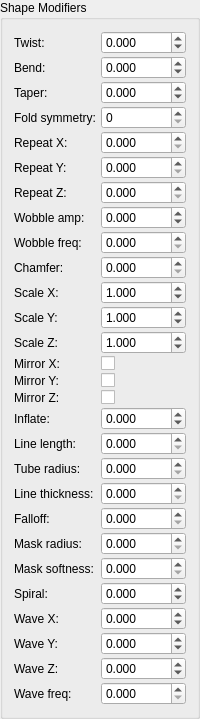
               <widget class="QGroupBox" name="groupBox_fake_lights_shape_modifiers">
                <property name="title">
                 <string>Shape Modifiers</string>
                </property>
                <layout class="QGridLayout" name="gridLayout_shape_modifiers">
                 <property name="spacing">
                  <number>2</number>
                 </property>
                 <item row="0" column="0">
                  <widget class="QLabel" name="label_shape_twist">
                   <property name="text">
                    <string>Twist:</string>
                   </property>
                  </widget>
                 </item>
                 <item row="0" column="1">
                  <widget class="MyDoubleSpinBox" name="spinbox_fake_lights_shape_twist">
                   <property name="decimals">
                    <number>3</number>
                   </property>
                   <property name="minimum">
                    <double>-1000.000000000000000</double>
                   </property>
                   <property name="maximum">
                    <double>1000.000000000000000</double>
                   </property>
                   <property name="singleStep">
                    <double>0.010000000000000</double>
                   </property>
                  </widget>
                 </item>
                 <item row="1" column="0">
                  <widget class="QLabel" name="label_shape_bend">
                   <property name="text">
                    <string>Bend:</string>
                   </property>
                  </widget>
                 </item>
                 <item row="1" column="1">
                  <widget class="MyDoubleSpinBox" name="spinbox_fake_lights_shape_bend">
                   <property name="decimals">
                    <number>3</number>
                   </property>
                   <property name="minimum">
                    <double>-1000.000000000000000</double>
                   </property>
                   <property name="maximum">
                    <double>1000.000000000000000</double>
                   </property>
                   <property name="singleStep">
                    <double>0.010000000000000</double>
                   </property>
                  </widget>
                 </item>
                 <item row="2" column="0">
                  <widget class="QLabel" name="label_shape_taper">
                   <property name="text">
                    <string>Taper:</string>
                   </property>
                  </widget>
                 </item>
                 <item row="2" column="1">
                  <widget class="MyDoubleSpinBox" name="spinbox_fake_lights_shape_taper">
                   <property name="decimals">
                    <number>3</number>
                   </property>
                   <property name="minimum">
                    <double>-1000.000000000000000</double>
                   </property>
                   <property name="maximum">
                    <double>1000.000000000000000</double>
                   </property>
                   <property name="singleStep">
                    <double>0.010000000000000</double>
                   </property>
                  </widget>
                 </item>
                 <item row="3" column="0">
                  <widget class="QLabel" name="label_shape_fold_symmetry">
                   <property name="text">
                    <string>Fold symmetry:</string>
                   </property>
                  </widget>
                 </item>
                 <item row="3" column="1">
                  <widget class="MySpinBox" name="spinboxInt_fake_lights_shape_fold_symmetry">
                   <property name="minimum">
                    <number>0</number>
                   </property>
                   <property name="maximum">
                    <number>16</number>
                   </property>
                  </widget>
                 </item>
                 <item row="4" column="0">
                  <widget class="QLabel" name="label_shape_repeat_x">
                   <property name="text">
                    <string>Repeat X:</string>
                   </property>
                  </widget>
                 </item>
                 <item row="4" column="1">
                  <widget class="MyDoubleSpinBox" name="spinbox_fake_lights_shape_repeat_x">
                   <property name="decimals">
                    <number>3</number>
                   </property>
                   <property name="minimum">
                    <double>0.000000000000000</double>
                   </property>
                   <property name="maximum">
                    <double>1000.000000000000000</double>
                   </property>
                   <property name="singleStep">
                    <double>0.010000000000000</double>
                   </property>
                  </widget>
                 </item>
                 <item row="5" column="0">
                  <widget class="QLabel" name="label_shape_repeat_y">
                   <property name="text">
                    <string>Repeat Y:</string>
                   </property>
                  </widget>
                 </item>
                 <item row="5" column="1">
                  <widget class="MyDoubleSpinBox" name="spinbox_fake_lights_shape_repeat_y">
                   <property name="decimals">
                    <number>3</number>
                   </property>
                   <property name="minimum">
                    <double>0.000000000000000</double>
                   </property>
                   <property name="maximum">
                    <double>1000.000000000000000</double>
                   </property>
                   <property name="singleStep">
                    <double>0.010000000000000</double>
                   </property>
                  </widget>
                 </item>
                 <item row="6" column="0">
                  <widget class="QLabel" name="label_shape_repeat_z">
                   <property name="text">
                    <string>Repeat Z:</string>
                   </property>
                  </widget>
                 </item>
                 <item row="6" column="1">
                  <widget class="MyDoubleSpinBox" name="spinbox_fake_lights_shape_repeat_z">
                   <property name="decimals">
                    <number>3</number>
                   </property>
                   <property name="minimum">
                    <double>0.000000000000000</double>
                   </property>
                   <property name="maximum">
                    <double>1000.000000000000000</double>
                   </property>
                   <property name="singleStep">
                    <double>0.010000000000000</double>
                   </property>
                  </widget>
                 </item>
                 <item row="7" column="0">
                  <widget class="QLabel" name="label_shape_wobble_amp">
                   <property name="text">
                    <string>Wobble amp:</string>
                   </property>
                  </widget>
                 </item>
                 <item row="7" column="1">
                  <widget class="MyDoubleSpinBox" name="spinbox_fake_lights_shape_wobble_amplitude">
                   <property name="decimals">
                    <number>3</number>
                   </property>
                   <property name="minimum">
                    <double>-1000.000000000000000</double>
                   </property>
                   <property name="maximum">
                    <double>1000.000000000000000</double>
                   </property>
                   <property name="singleStep">
                    <double>0.010000000000000</double>
                   </property>
                  </widget>
                 </item>
                 <item row="8" column="0">
                  <widget class="QLabel" name="label_shape_wobble_freq">
                   <property name="text">
                    <string>Wobble freq:</string>
                   </property>
                  </widget>
                 </item>
                 <item row="8" column="1">
                  <widget class="MyDoubleSpinBox" name="spinbox_fake_lights_shape_wobble_frequency">
                   <property name="decimals">
                    <number>3</number>
                   </property>
                   <property name="minimum">
                    <double>0.000000000000000</double>
                   </property>
                   <property name="maximum">
                    <double>1000.000000000000000</double>
                   </property>
                   <property name="singleStep">
                    <double>0.010000000000000</double>
                   </property>
                  </widget>
                 </item>
                 <item row="9" column="0">
                  <widget class="QLabel" name="label_shape_chamfer">
                   <property name="text">
                    <string>Chamfer:</string>
                   </property>
                  </widget>
                 </item>
                 <item row="9" column="1">
                  <widget class="MyDoubleSpinBox" name="spinbox_fake_lights_shape_chamfer">
                   <property name="decimals">
                    <number>3</number>
                   </property>
                   <property name="minimum">
                    <double>0.000000000000000</double>
                   </property>
                   <property name="maximum">
                    <double>1000.000000000000000</double>
                   </property>
                   <property name="singleStep">
                    <double>0.010000000000000</double>
                   </property>
                  </widget>
                 </item>
                 <item row="10" column="0">
                  <widget class="QLabel" name="label_shape_scale_x">
                   <property name="text">
                    <string>Scale X:</string>
                   </property>
                  </widget>
                 </item>
                 <item row="10" column="1">
                  <widget class="MyDoubleSpinBox" name="spinbox_fake_lights_shape_scale_x">
                   <property name="decimals">
                    <number>3</number>
                   </property>
                   <property name="minimum">
                    <double>-1000.000000000000000</double>
                   </property>
                   <property name="maximum">
                    <double>1000.000000000000000</double>
                   </property>
                   <property name="singleStep">
                    <double>0.010000000000000</double>
                   </property>
                   <property name="value">
                    <double>1.000000000000000</double>
                   </property>
                  </widget>
                 </item>
                 <item row="11" column="0">
                  <widget class="QLabel" name="label_shape_scale_y">
                   <property name="text">
                    <string>Scale Y:</string>
                   </property>
                  </widget>
                 </item>
                 <item row="11" column="1">
                  <widget class="MyDoubleSpinBox" name="spinbox_fake_lights_shape_scale_y">
                   <property name="decimals">
                    <number>3</number>
                   </property>
                   <property name="minimum">
                    <double>-1000.000000000000000</double>
                   </property>
                   <property name="maximum">
                    <double>1000.000000000000000</double>
                   </property>
                   <property name="singleStep">
                    <double>0.010000000000000</double>
                   </property>
                   <property name="value">
                    <double>1.000000000000000</double>
                   </property>
                  </widget>
                 </item>
                 <item row="12" column="0">
                  <widget class="QLabel" name="label_shape_scale_z">
                   <property name="text">
                    <string>Scale Z:</string>
                   </property>
                  </widget>
                 </item>
                 <item row="12" column="1">
                  <widget class="MyDoubleSpinBox" name="spinbox_fake_lights_shape_scale_z">
                   <property name="decimals">
                    <number>3</number>
                   </property>
                   <property name="minimum">
                    <double>-1000.000000000000000</double>
                   </property>
                   <property name="maximum">
                    <double>1000.000000000000000</double>
                   </property>
                   <property name="singleStep">
                    <double>0.010000000000000</double>
                   </property>
                   <property name="value">
                    <double>1.000000000000000</double>
                   </property>
                  </widget>
                 </item>
                 <item row="13" column="0">
                  <widget class="QLabel" name="label_shape_mirror_x">
                   <property name="text">
                    <string>Mirror X:</string>
                   </property>
                  </widget>
                 </item>
                 <item row="13" column="1">
                  <widget class="MyCheckBox" name="checkBox_fake_lights_shape_mirror_x">
                   <property name="text">
                    <string></string>
                   </property>
                  </widget>
                 </item>
                 <item row="14" column="0">
                  <widget class="QLabel" name="label_shape_mirror_y">
                   <property name="text">
                    <string>Mirror Y:</string>
                   </property>
                  </widget>
                 </item>
                 <item row="14" column="1">
                  <widget class="MyCheckBox" name="checkBox_fake_lights_shape_mirror_y">
                   <property name="text">
                    <string></string>
                   </property>
                  </widget>
                 </item>
                 <item row="15" column="0">
                  <widget class="QLabel" name="label_shape_mirror_z">
                   <property name="text">
                    <string>Mirror Z:</string>
                   </property>
                  </widget>
                 </item>
                 <item row="15" column="1">
                  <widget class="MyCheckBox" name="checkBox_fake_lights_shape_mirror_z">
                   <property name="text">
                    <string></string>
                   </property>
                  </widget>
                 </item>
                 <item row="16" column="0">
                  <widget class="QLabel" name="label_shape_inflate">
                   <property name="text">
                    <string>Inflate:</string>
                   </property>
                  </widget>
                 </item>
                 <item row="16" column="1">
                  <widget class="MyDoubleSpinBox" name="spinbox_fake_lights_shape_inflate">
                   <property name="decimals">
                    <number>3</number>
                   </property>
                   <property name="minimum">
                    <double>-1000.000000000000000</double>
                   </property>
                   <property name="maximum">
                    <double>1000.000000000000000</double>
                   </property>
                   <property name="singleStep">
                    <double>0.010000000000000</double>
                   </property>
                  </widget>
                 </item>
                 <item row="17" column="0">
                  <widget class="QLabel" name="label_shape_line_length">
                   <property name="text">
                    <string>Line length:</string>
                   </property>
                  </widget>
                 </item>
                 <item row="17" column="1">
                  <widget class="MyDoubleSpinBox" name="spinbox_fake_lights_shape_line_length">
                   <property name="decimals">
                    <number>3</number>
                   </property>
                   <property name="minimum">
                    <double>0.000000000000000</double>
                   </property>
                   <property name="maximum">
                    <double>1000.000000000000000</double>
                   </property>
                   <property name="singleStep">
                    <double>0.010000000000000</double>
                   </property>
                  </widget>
                 </item>
                 <item row="18" column="0">
                  <widget class="QLabel" name="label_shape_tube_radius">
                   <property name="text">
                    <string>Tube radius:</string>
                   </property>
                  </widget>
                 </item>
                 <item row="18" column="1">
                  <widget class="MyDoubleSpinBox" name="spinbox_fake_lights_shape_tube_radius">
                   <property name="decimals">
                    <number>3</number>
                   </property>
                   <property name="minimum">
                    <double>0.000000000000000</double>
                   </property>
                   <property name="maximum">
                    <double>1000.000000000000000</double>
                   </property>
                   <property name="singleStep">
                    <double>0.010000000000000</double>
                   </property>
                  </widget>
                 </item>
                 <item row="19" column="0">
                  <widget class="QLabel" name="label_shape_line_thickness">
                   <property name="text">
                    <string>Line thickness:</string>
                   </property>
                  </widget>
                 </item>
                 <item row="19" column="1">
                  <widget class="MyDoubleSpinBox" name="spinbox_fake_lights_shape_line_thickness">
                   <property name="decimals">
                    <number>3</number>
                   </property>
                   <property name="minimum">
                    <double>0.000000000000000</double>
                   </property>
                   <property name="maximum">
                    <double>1000.000000000000000</double>
                   </property>
                   <property name="singleStep">
                    <double>0.010000000000000</double>
                   </property>
                  </widget>
                 </item>
                 <item row="20" column="0">
                  <widget class="QLabel" name="label_shape_falloff">
                   <property name="text">
                    <string>Falloff:</string>
                   </property>
                  </widget>
                 </item>
                 <item row="20" column="1">
                  <widget class="MyDoubleSpinBox" name="spinbox_fake_lights_shape_falloff">
                   <property name="decimals">
                    <number>3</number>
                   </property>
                   <property name="minimum">
                    <double>0.000000000000000</double>
                   </property>
                   <property name="maximum">
                    <double>1000.000000000000000</double>
                   </property>
                   <property name="singleStep">
                    <double>0.010000000000000</double>
                   </property>
                  </widget>
                 </item>
                 <item row="21" column="0">
                  <widget class="QLabel" name="label_shape_mask_radius">
                   <property name="text">
                    <string>Mask radius:</string>
                   </property>
                  </widget>
                 </item>
                 <item row="21" column="1">
                  <widget class="MyDoubleSpinBox" name="spinbox_fake_lights_shape_mask_radius">
                   <property name="decimals">
                    <number>3</number>
                   </property>
                   <property name="minimum">
                    <double>0.000000000000000</double>
                   </property>
                   <property name="maximum">
                    <double>1000.000000000000000</double>
                   </property>
                   <property name="singleStep">
                    <double>0.010000000000000</double>
                   </property>
                  </widget>
                 </item>
                 <item row="22" column="0">
                  <widget class="QLabel" name="label_shape_mask_softness">
                   <property name="text">
                    <string>Mask softness:</string>
                   </property>
                  </widget>
                 </item>
                 <item row="22" column="1">
                  <widget class="MyDoubleSpinBox" name="spinbox_fake_lights_shape_mask_softness">
                   <property name="decimals">
                    <number>3</number>
                   </property>
                   <property name="minimum">
                    <double>0.000000000000000</double>
                   </property>
                   <property name="maximum">
                    <double>1000.000000000000000</double>
                   </property>
                   <property name="singleStep">
                    <double>0.010000000000000</double>
                   </property>
                  </widget>
                 </item>
                 <item row="24" column="0">
                  <widget class="QLabel" name="label_shape_spiral">
                   <property name="text">
                    <string>Spiral:</string>
                   </property>
                  </widget>
                 </item>
                 <item row="24" column="1">
                  <widget class="MyDoubleSpinBox" name="spinbox_fake_lights_shape_spiral">
                   <property name="decimals">
                    <number>3</number>
                   </property>
                   <property name="minimum">
                    <double>-1000.000000000000000</double>
                   </property>
                   <property name="maximum">
                    <double>1000.000000000000000</double>
                   </property>
                   <property name="singleStep">
                    <double>0.010000000000000</double>
                   </property>
                  </widget>
                 </item>
                 <item row="25" column="0">
                  <widget class="QLabel" name="label_shape_wave_x">
                   <property name="text">
                    <string>Wave X:</string>
                   </property>
                  </widget>
                 </item>
                 <item row="25" column="1">
                  <widget class="MyDoubleSpinBox" name="spinbox_fake_lights_shape_wave_x">
                   <property name="decimals">
                    <number>3</number>
                   </property>
                   <property name="minimum">
                    <double>-1000.000000000000000</double>
                   </property>
                   <property name="maximum">
                    <double>1000.000000000000000</double>
                   </property>
                   <property name="singleStep">
                    <double>0.010000000000000</double>
                   </property>
                  </widget>
                 </item>
                 <item row="26" column="0">
                  <widget class="QLabel" name="label_shape_wave_y">
                   <property name="text">
                    <string>Wave Y:</string>
                   </property>
                  </widget>
                 </item>
                 <item row="26" column="1">
                  <widget class="MyDoubleSpinBox" name="spinbox_fake_lights_shape_wave_y">
                   <property name="decimals">
                    <number>3</number>
                   </property>
                   <property name="minimum">
                    <double>-1000.000000000000000</double>
                   </property>
                   <property name="maximum">
                    <double>1000.000000000000000</double>
                   </property>
                   <property name="singleStep">
                    <double>0.010000000000000</double>
                   </property>
                  </widget>
                 </item>
                 <item row="27" column="0">
                  <widget class="QLabel" name="label_shape_wave_z">
                   <property name="text">
                    <string>Wave Z:</string>
                   </property>
                  </widget>
                 </item>
                 <item row="27" column="1">
                  <widget class="MyDoubleSpinBox" name="spinbox_fake_lights_shape_wave_z">
                   <property name="decimals">
                    <number>3</number>
                   </property>
                   <property name="minimum">
                    <double>-1000.000000000000000</double>
                   </property>
                   <property name="maximum">
                    <double>1000.000000000000000</double>
                   </property>
                   <property name="singleStep">
                    <double>0.010000000000000</double>
                   </property>
                  </widget>
                 </item>
                 <item row="28" column="0">
                  <widget class="QLabel" name="label_shape_wave_frequency">
                   <property name="text">
                    <string>Wave freq:</string>
                   </property>
                  </widget>
                 </item>
                 <item row="28" column="1">
                  <widget class="MyDoubleSpinBox" name="spinbox_fake_lights_shape_wave_frequency">
                   <property name="decimals">
                    <number>3</number>
                   </property>
                   <property name="minimum">
                    <double>0.000000000000000</double>
                   </property>
                   <property name="maximum">
                    <double>1000.000000000000000</double>
                   </property>
                   <property name="singleStep">
                    <double>0.010000000000000</double>
                   </property>
                  </widget>
                 </item>
                </layout>
               </widget>
